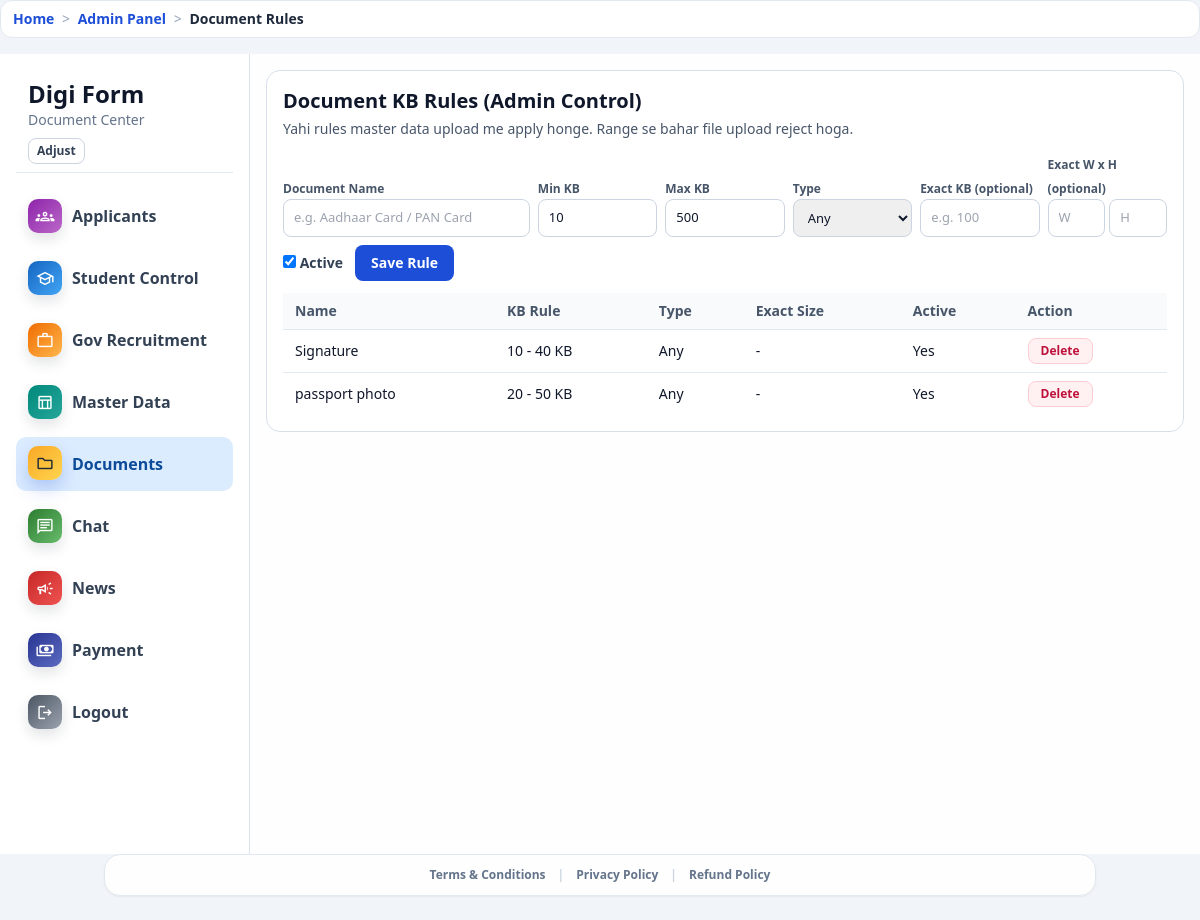
The page /admin-panel/documents/ (signed in) on the database its author committed.
### accounts/models.py (models this page shows, shortened)
class DocumentRule(models.Model):
    KIND_ANY = "any"
    KIND_IMAGE = "image"
    KIND_PDF = "pdf"
    KIND_CHOICES = [
        (KIND_ANY, "Any"),
        (KIND_IMAGE, "Image"),
        (KIND_PDF, "PDF"),
    ]
    name = models.CharField(max_length=140, unique=True)
    min_kb = models.PositiveIntegerField(default=1)
    max_kb = models.PositiveIntegerField(default=500)
    exact_kb = models.PositiveIntegerField(null=True, blank=True)
    exact_width = models.PositiveIntegerField(null=True, blank=True)
    exact_height = models.PositiveIntegerField(null=True, blank=True)
    kind = models.CharField(max_length=10, choices=KIND_CHOICES, default=KIND_ANY)
    is_active = models.BooleanField(default=True)
    created_at = models.DateTimeField(auto_now_add=True)
    class Meta:
        ordering = ["name"]

### core/views.py (the view, shortened to what this page needs)
# urls.py: path("admin-panel/documents/", views.admin_documents, name="admin_documents"),
@login_required
def admin_documents(request):
    if not _can_access_admin(request):
        messages.error(request, "Admin panel access allowed nahi hai.")
        return redirect("dashboard")
    rules = list(DocumentRule.objects.all())
    return render(
        request,
        "portal_main/admin_documents.html",
        {
            "rules": rules,
        },
    )

### core/context_processors.py (called while the page is built)
def _humanize_slug(text):
    value = str(text or "").strip().replace("-", " ").replace("_", " ")
    if value.isdigit():
        return f"#{value}"
    return value.title() if value else "Page"

def breadcrumbs(request):
    path = (getattr(request, "path", "") or "/").split("?", 1)[0]
    if not path.startswith("/"):
        path = f"/{path}"
    crumbs = [{"label": "Home", "url": "/"}]
    if path == "/":
        return {"breadcrumbs": crumbs}
    running = ""
    for part in [p for p in path.strip("/").split("/") if p]:
        running += f"/{part}"
        url = f"{running}/"
        label = _humanize_slug(part)
        try:
            match = resolve(url)
            label = NAME_LABELS.get(match.url_name, label)
        except Resolver404:
            pass
        crumbs.append({"label": label, "url": url})
    deduped = [crumbs[0]]
    for item in crumbs[1:]:
        if item["label"] == deduped[-1]["label"] and item["url"] == deduped[-1]["url"]:
            continue
        deduped.append(item)
    return {"breadcrumbs": deduped}

### core/views.py (called while the page is built)
def _is_admin_user(user):
    return bool(user and (user.is_superuser or user.is_staff))

def _can_access_admin(request):
    return _is_admin_user(request.user)

### templates/portal_main/admin_documents.html (shortened to what this page needs)
{% extends 'base.html' %}
{% block body_class %}min-h-screen bg-slate-100 text-slate-900{% endblock %}
{% block page_container_class %}max-w-[1400px] mx-auto p-0{% endblock %}
{% block content %}
<div id="adminLayout" class="layout">
  <aside class="side p-4">
    <div class="px-3 py-2 border-b border-slate-200">
      <div class="text-2xl font-black">Digi Form</div>
      <div class="text-sm text-slate-500 brand-sub">Document Center</div>
      <button id="sidebarAdjustBtn" type="button" class="mt-2 rounded-lg border border-slate-300 px-2 py-1 text-xs font-bold text-slate-700">Adjust</button>
    </div>
    <nav class="mt-4 space-y-2">
      <a class="menu-link" href="{% url 'admin_applicants' %}"><span class="material-symbols-outlined">groups</span><span class="menu-label">Applicants</span></a>
      <a class="menu-link" href="{% url 'admin_option_control' 'student' %}"><span class="material-symbols-outlined">school</span><span class="menu-label">Student Control</span></a>
      <a class="menu-link" href="{% url 'admin_option_control' 'government' %}"><span class="material-symbols-outlined">work</span><span class="menu-label">Gov Recruitment</span></a>
      <a class="menu-link" href="{% url 'admin_master_data_control' %}"><span class="material-symbols-outlined">table_chart</span><span class="menu-label">Master Data</span></a>
      <a class="menu-link active" href="{% url 'admin_documents' %}"><span class="material-symbols-outlined">folder</span><span class="menu-label">Documents</span></a>
      <a class="menu-link" href="{% url 'admin_chat' %}"><span class="material-symbols-outlined">chat</span><span class="menu-label">Chat</span></a>
      <a class="menu-link" href="{% url 'admin_news' %}"><span class="material-symbols-outlined">campaign</span><span class="menu-label">News</span></a>
      <a class="menu-link" href="{% url 'admin_payment' %}"><span class="material-symbols-outlined">payments</span><span class="menu-label">Payment</span></a>
      <a class="menu-link" href="{% url 'logout' %}"><span class="material-symbols-outlined">logout</span><span class="menu-label">Logout</span></a>
    </nav>
  </aside>
  <main class="panel space-y-4">
    <section class="block p-4">
      <h2 class="text-xl font-black">Document KB Rules (Admin Control)</h2>
      <p class="text-sm text-slate-600 mt-1">Yahi rules master data upload me apply honge. Range se bahar file upload reject hoga.</p>
      <form method="post" class="mt-3 grid grid-cols-1 md:grid-cols-7 gap-2 items-end">
        <div class="md:col-span-2">
          <label class="text-xs font-bold text-slate-600">Document Name</label>
          <input type="text" name="name" class="mini-input w-full" placeholder="e.g. Aadhaar Card / PAN Card" required>
        </div>
        <div>
          <label class="text-xs font-bold text-slate-600">Min KB</label>
          <input type="number" min="1" name="min_kb" class="mini-input w-full" value="10" required>
        </div>
        <div>
          <label class="text-xs font-bold text-slate-600">Max KB</label>
          <input type="number" min="1" name="max_kb" class="mini-input w-full" value="500" required>
        </div>
        <div>
          <label class="text-xs font-bold text-slate-600">Type</label>
          <select name="kind" class="mini-input w-full">
            <option value="any">Any</option>
          </select>
        </div>
        <div>
          <label class="text-xs font-bold text-slate-600">Exact KB (optional)</label>
          <input type="number" min="1" name="exact_kb" class="mini-input w-full" placeholder="e.g. 100">
        </div>
        <div>
          <label class="text-xs font-bold text-slate-600">Exact W x H (optional)</label>
          <div class="flex gap-1">
            <input type="number" min="1" name="exact_width" class="mini-input w-full" placeholder="W">
            <input type="number" min="1" name="exact_height" class="mini-input w-full" placeholder="H">
          </div>
        </div>
        <div class="md:col-span-7 flex items-center gap-3">
          <label class="text-sm font-semibold text-slate-700"><input type="checkbox" name="is_active" checked> Active</label>
          <button type="submit" class="rounded-lg bg-blue-700 px-4 py-2 text-sm font-bold text-white">Save Rule</button>
        </div>
      </form>
      <div class="mt-3 overflow-auto">
        <table class="w-full text-sm">
          <thead class="bg-slate-50 text-slate-600">
            <tr><th class="px-3 py-2 text-left">Name</th><th class="px-3 py-2 text-left">KB Rule</th><th class="px-3 py-2 text-left">Type</th><th class="px-3 py-2 text-left">Exact Size</th><th class="px-3 py-2 text-left">Active</th><th class="px-3 py-2 text-left">Action</th></tr>
          </thead>
          <tbody>
            {% for r in rules %}
            <tr class="border-t border-slate-200">
              <td class="px-3 py-2">{{ r.name }}</td>
              <td class="px-3 py-2">{% if r.exact_kb %}Exact {{ r.exact_kb }} KB{% else %}{{ r.min_kb }} - {{ r.max_kb }} KB{% endif %}</td>
              <td class="px-3 py-2">{{ r.get_kind_display }}</td>
              <td class="px-3 py-2">{% if r.exact_width or r.exact_height %}{{ r.exact_width|default:'*' }} x {{ r.exact_height|default:'*' }}{% else %}-{% endif %}</td>
              <td class="px-3 py-2">{{ r.is_active|yesno:"Yes,No" }}</td>
              <td class="px-3 py-2">
                <form method="post">
                  <button type="submit" class="rounded-lg border border-rose-200 bg-rose-50 px-3 py-1 text-xs font-bold text-rose-700">Delete</button>
                </form>
              </td>
            </tr>
            {% empty %}
            <tr><td colspan="6" class="px-3 py-3 text-slate-500">No rules yet.</td></tr>
            {% endfor %}
          </tbody>
        </table>
      </div>
    </section>
  </main>
</div>
{% endblock %}

### templates/base.html (style rules this page uses)
html, body { height: 100%; }
body { min-height: 100dvh; }
.panel { background: rgba(255, 255, 255, 0.92); }

### templates/portal_main/admin_documents.html (style rules this page uses)
.layout { display:grid; grid-template-columns:250px 1fr; min-height:100vh; }
.side { background:#fff; border-right:1px solid #dbe3ee; }
.menu-link { display:flex; align-items:center; gap:10px; padding:10px 12px; border-radius:10px; font-weight:800; color:#334155; }
.menu-link.active { background:#dcecff; color:#0c4a9a; }
.menu-link .material-symbols-outlined { width:34px; height:34px; border-radius:10px; display:grid; place-items:center; color:#fff; margin:0; font-size:19px; box-shadow:0 6px 14px rgba(15,23,42,.12); }
.side nav .menu-link:nth-of-type(1) .material-symbols-outlined { background:linear-gradient(135deg,#8e24aa,#ba68c8); }
.side nav .menu-link:nth-of-type(2) .material-symbols-outlined { background:linear-gradient(135deg,#1565c0,#42a5f5); }
.side nav .menu-link:nth-of-type(3) .material-symbols-outlined { background:linear-gradient(135deg,#ef6c00,#ffb74d); }
.side nav .menu-link:nth-of-type(4) .material-symbols-outlined { background:linear-gradient(135deg,#00897b,#26a69a); }
.side nav .menu-link:nth-of-type(5) .material-symbols-outlined { background:linear-gradient(135deg,#f9a825,#ffd54f); color:#1f2937; }
.side nav .menu-link:nth-of-type(6) .material-symbols-outlined { background:linear-gradient(135deg,#2e7d32,#66bb6a); }
.side nav .menu-link:nth-of-type(7) .material-symbols-outlined { background:linear-gradient(135deg,#c62828,#ef5350); }
.side nav .menu-link:nth-of-type(8) .material-symbols-outlined { background:linear-gradient(135deg,#283593,#5c6bc0); }
.side nav .menu-link:nth-of-type(9) .material-symbols-outlined { background:linear-gradient(135deg,#4b5563,#9ca3af); }
.menu-link.active .material-symbols-outlined { transform: translateY(-1px); box-shadow:0 8px 18px rgba(29,78,216,.25); }
.panel { padding:16px; min-width:0; }
.block { background:#fff; border:1px solid #d8dfeb; border-radius:14px; }
.mini-input { border:1px solid #cbd5e1; border-radius:8px; padding:8px 10px; font-size:13px; }

### rows shown on the page
DocumentRule: name "Signature", min_kb "10", max_kb "40", kind "Any", is_active "Yes"
DocumentRule: name "passport photo", min_kb "20", max_kb "50", kind "Any", is_active "Yes"

### other values the page prints
{{ crumb.label }} "Home" "Admin Panel"
{{ crumb.label }} "Document Rules"
